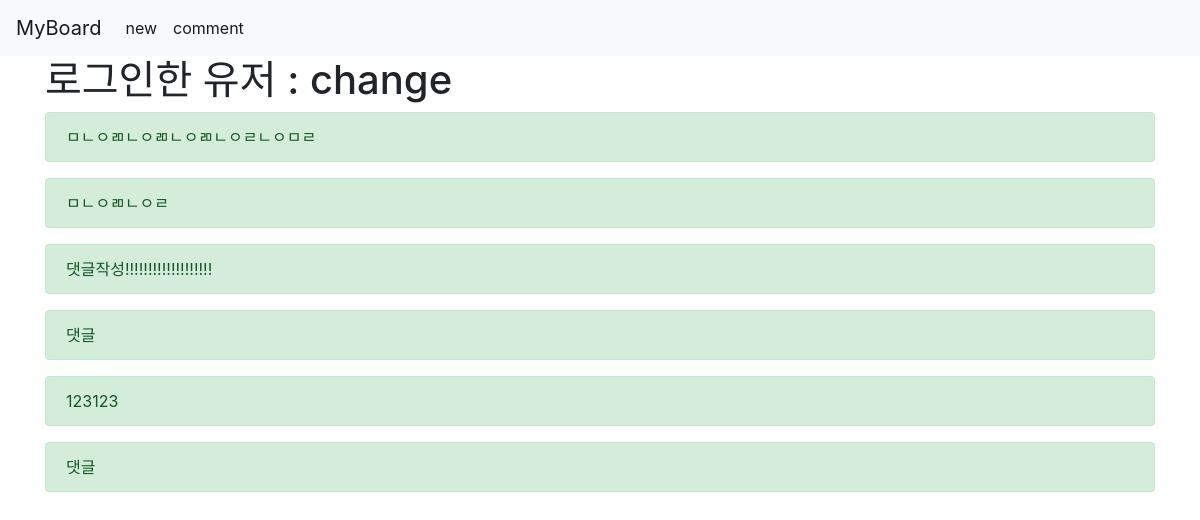
The app's page /articles/comment_all/ (signed in) with its own data.
### articles/models.py (models this page shows)
class Comment(models.Model):
    content = models.TextField()
    article = models.ForeignKey(Article, on_delete=models.CASCADE)
    user = models.ForeignKey(settings.AUTH_USER_MODEL, on_delete=models.CASCADE)

### articles/views.py (the view)
# urls.py: path('comment_all/', views.comment_all, name="comment_all"),
def comment_all(request):
    return render(request, 'articles/comment_all.html')

### articles/templates/articles/comment_all.html
{% extends 'articles/base.html' %}
{% block body %}
    <h1>로그인한 유저 : {{user}}</h1>
    {% for comment in user.comment_set.all %}
        <div class="alert alert-success" role="alert">
          {{comment.content}}
        </div>
    {% endfor %}
{% endblock %}

### records on screen
Comment: content "ㅁㄴㅇㄻㄴㅇㄻㄴㅇㄻㄴㅇㄹㄴㅇㅁㄹ"
Comment: content "ㅁㄴㅇㄻㄴㅇㄹ"
Comment: content "댓글작성!!!!!!!!!!!!!!!!!!!"
Comment: content "댓글"
Comment: content "123123"
Comment: content "댓글"

### other values on screen
{{ user }} "change"
